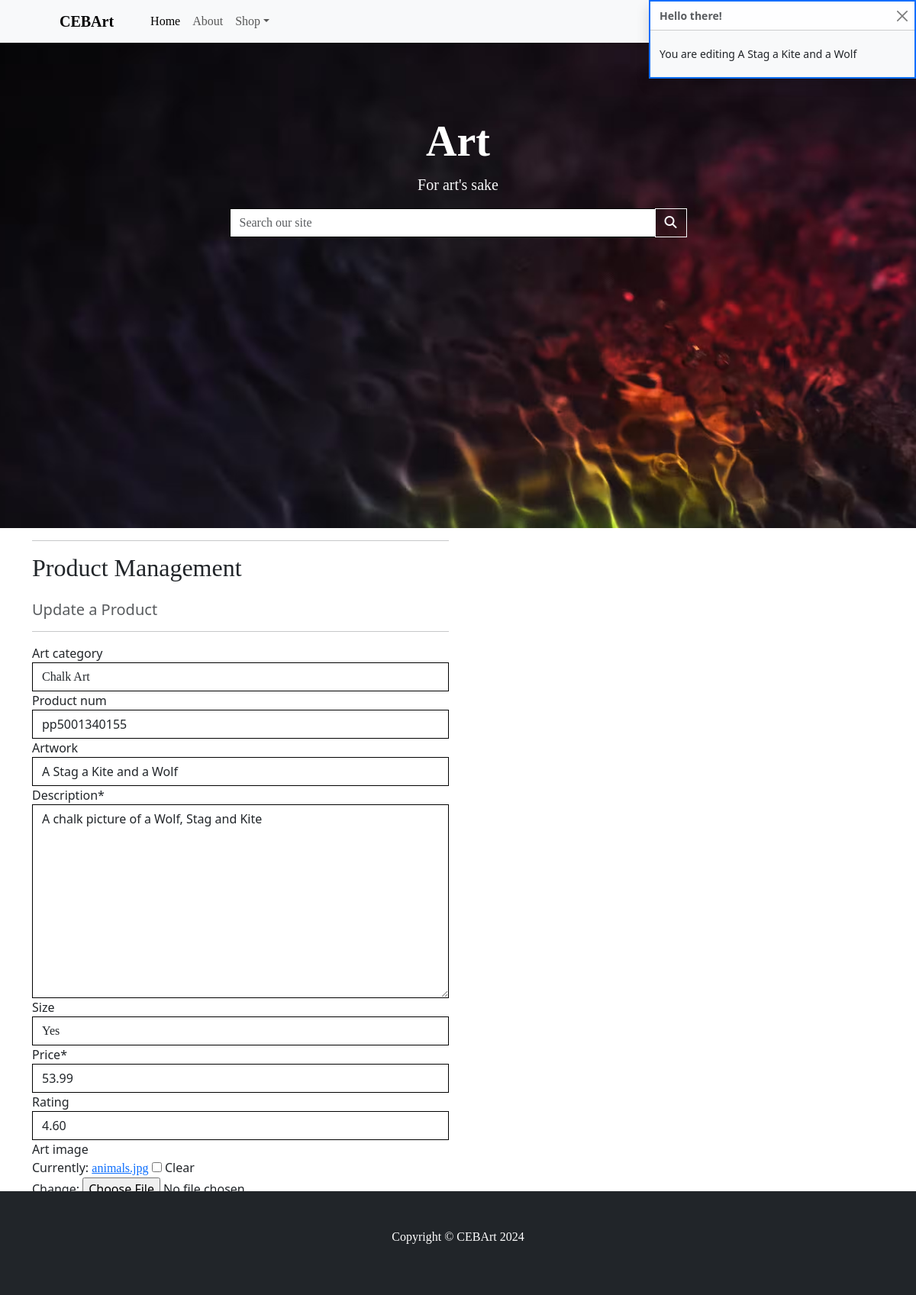
The app's page /products/update/1/ (signed in) with its own data.
### products/models.py (models this page shows, shortened)
class Product(models.Model):
    art_category = models.ForeignKey('Category', null=True, blank=True, on_delete=models.SET_NULL)
    product_num = models.CharField(max_length=80, null=True, blank=True)
    artwork = models.CharField(max_length=100, null=True, blank=True)
    description = models.TextField()
    size = models.BooleanField(default=False, null=True, blank=True)
    price = models.DecimalField(max_digits=6, decimal_places=2)
    rating = models.DecimalField(max_digits=6, decimal_places=2, null=True, blank=True)
    art_image = models.ImageField(null=True, blank=True)

### products/views.py (the view)
# urls.py: path('update/<int:product_id>/', views.update_product, name='update_product'),
@login_required
def update_product(request, product_id):
    if not request.user.is_superuser:
        messages.error(request, 'Sorry, only store owners can do that.')
        return redirect(reverse('home'))
    product = get_object_or_404(Product, pk=product_id)
    if request.method == 'POST':
        form = ProductForm(request.POST, request.FILES, instance=product)
        if form.is_valid():
            form.save()
            messages.success(request, 'Successfully updated product!')
            return redirect(reverse('artwork_details', args=[product.id]))
        else:
            messages.error(request, 'Failed to update product. Please ensure the form is valid.')
    else:
        form = ProductForm(instance=product)
        messages.info(request, f'You are editing {product.artwork}')
    template = 'products/update_product.html'
    context = {
        'form': form,
        'product': product,
    }
    return render(request, template, context)

### products/forms.py
class ProductForm(forms.ModelForm):
    class Meta:
        model = Product
        fields = '__all__'
    Image = forms.ImageField(label='Image', required=False, widget=CustomClearableFileInput)
    def __init__(self, *args, **kwargs):
        super().__init__(*args, **kwargs)
        categories = Category.objects.all()
        friendly_names = [(category.id, category.get_friendly_name())
                          for category in categories]
        self.fields['art_category'].choices = friendly_names
        for field_name, field in self.fields.items():
            field.widget.attrs['class'] = 'border-black rounded-0'

### products/models.py (called while the page is built)
    def get_friendly_name(self):
        return self.friendly_name

### shop_cart/contexts.py (called while the page is built, shortened)
def cart_contents(request):
    cart_items = []
    total = 0
    product_count = 0
    delivery = 0
    grand_total = 0
    cart = request.session.get('cart', {})
    if total:
        delivery = total * Decimal(settings.STANDARD_DELIVERY_PERCENTAGE / 100)
        grand_total = delivery + total
    context = {
        'cart_items': cart_items,
        'total': total,
        'product_count': product_count,
        'delivery': delivery,
        'grand_total': grand_total,
    }
    return context

### products/templates/products/update_product.html (shortened to what this page needs)
{% extends "base.html" %}
{% load static %}
{% block content %}
    <div class="container">
        <div class="row">
            <div class="col-12 col-md-6">
                <hr>
                <h2 class="logo-font mb-4">Product Management</h2>
                <h5 class="text-muted">Update a Product</h5>
                <hr>
            </div>
        </div>
        <div class="row">
            <div class="col-12 col-md-6">
                <form method="POST" action="{% url 'update_product' product.id %}" class="form mb-2" enctype="multipart/form-data">
                    {% for field in form %}
                        {% if field.name != 'image' %}
                            {{ field | as_crispy_field }}
                        {% else %}
                            {{ field }}
                        {% endif %}
                    {% endfor %}
                    <div class="text-end">
                        <a class="btn btn-outline-dark rounded-0" href="{% url 'products' %}">Cancel</a>
                        <button class="btn btn-dark rounded-0" type="submit">Update Product</button>
                    </div>
                </form>
            </div>
        </div>
    </div>
{% endblock %}

### static/css/styles.css (style rules this page uses)
h2, a, p, select, td { font-family: 'lato, roboto, arial'; }

### records on screen
Product: art_category "Chalk Art" "pp5001340155" "A Stag a Kite and a Wolf" "A chalk picture of a Wolf, Stag and Kite" "Yes" "53.99" "4.60"

### other values on screen
{{ message }} "You are editing A Stag a Kite and a Wolf"
